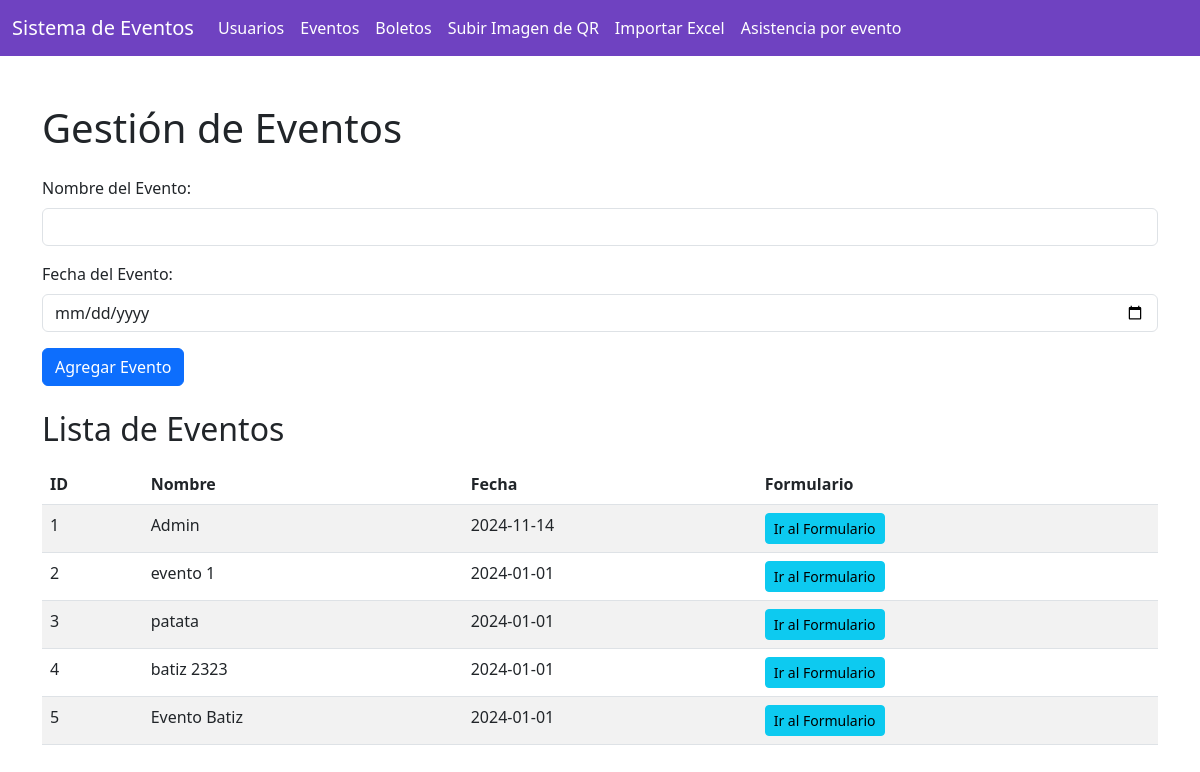
/eventos, run on the app's committed database.
### app.py (models this page shows)
class Evento(db.Model):
    id = db.Column(db.Integer, primary_key=True)
    nombre = db.Column(db.String(100), nullable=False)
    fecha = db.Column(db.String(100), nullable=False)
    boletos = db.relationship('Boleto', backref='evento', lazy=True)

### app.py (the view, shortened to what this page needs)
@app.route('/eventos', methods=['GET', 'POST'])
def eventos():
    eventos = Evento.query.all()
    return render_template('eventos.html', eventos=eventos)

### templates/eventos.html (shortened to what this page needs)
<!DOCTYPE html>
<html lang="es">
  <head>
    <link
      href="https://cdn.jsdelivr.net/npm/bootstrap@5.3.0-alpha1/dist/css/bootstrap.min.css"
      rel="stylesheet"
    />
  </head>
  <body>
    {% include 'header.html' %}
    <div class="container mt-5">
      <h1 class="mb-4">Gestión de Eventos</h1>
      <form action="/eventos" method="POST" class="mb-4">
        <div class="mb-3">
          <label for="nombre" class="form-label">Nombre del Evento:</label>
          <input
            type="text"
            id="nombre"
            name="nombre"
            class="form-control"
            required
          />
        </div>
        <div class="mb-3">
          <label for="fecha" class="form-label">Fecha del Evento:</label>
          <input
            type="date"
            id="fecha"
            name="fecha"
            class="form-control"
            required
          />
        </div>
        <button type="submit" class="btn btn-primary">Agregar Evento</button>
      </form>
      <h2 class="mb-3">Lista de Eventos</h2>
      <table class="table table-striped">
        <thead>
          <tr>
            <th>ID</th>
            <th>Nombre</th>
            <th>Fecha</th>
            <th>Formulario</th>
          </tr>
        </thead>
        <tbody>
          {% for evento in eventos %}
          <tr>
            <td>{{ evento.id }}</td>
            <td>{{ evento.nombre }}</td>
            <td>{{ evento.fecha }}</td>
            <td>
              <a
                href="{{ url_for('formulario', evento_id=evento.id) }}"
                class="btn btn-info btn-sm"
                >Ir al Formulario</a
              >
            </td>
          </tr>
          {% endfor %}
        </tbody>
      </table>
    </div>
  </body>
</html>

### data on the page
Evento: id "1", nombre "Admin", fecha "2024-11-14"
Evento: id "2", nombre "evento 1", fecha "2024-01-01"
Evento: id "3", nombre "patata", fecha "2024-01-01"
Evento: id "4", nombre "batiz 2323", fecha "2024-01-01"
Evento: id "5", nombre "Evento Batiz", fecha "2024-01-01"
